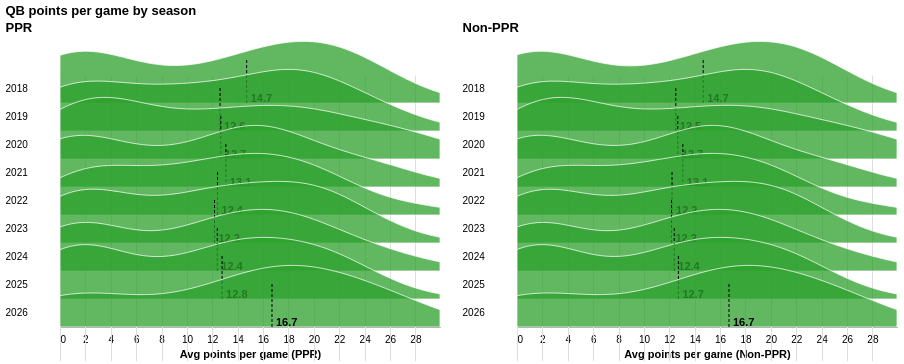
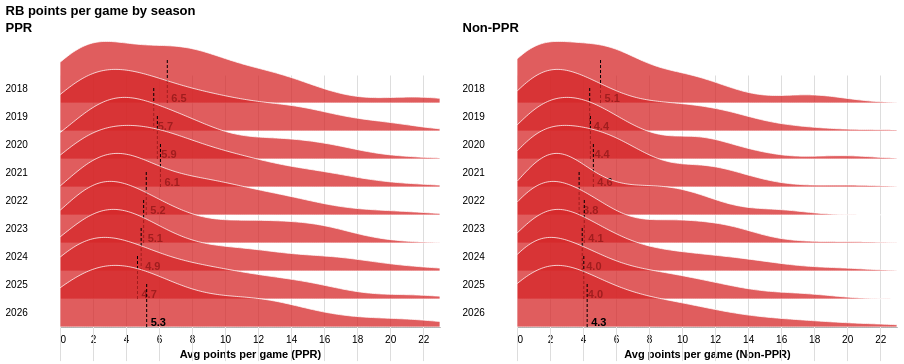
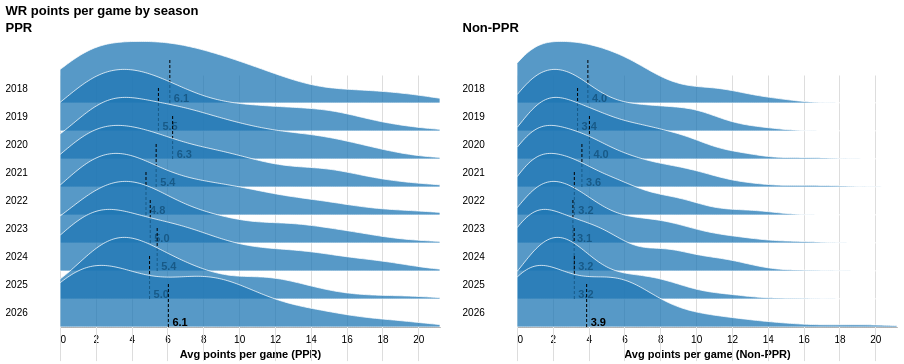
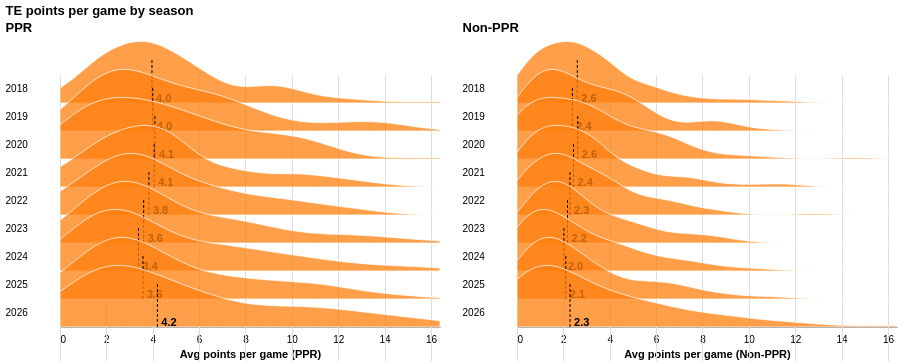

The cell these charts' notebook holds for them, in order:
### Markdown cell above
Before ranking posistions by importance, we need to see if they are consistent over time. 

Are these findings tried and true patterns, or outlier driven?

### Code cell
alt.data_transformers.disable_max_rows()

step = 28        # row height for each season
overlap = 1.2    # how far ridges overlap

ppr = all_ppr.groupby(["player", "position", "season"], as_index=False)["avg_fantasy_points"].mean()
nonppr = all_nonppr.groupby(["player", "position", "season"], as_index=False)["avg_fantasy_points"].mean()

for pos in viz.POSITION_COLORS:
    pos_ppr = ppr[ppr["position"] == pos]
    pos_nonppr = nonppr[nonppr["position"] == pos]

    # same x range for both so they line up
    xmax = max(pos_ppr["avg_fantasy_points"].quantile(0.99), pos_nonppr["avg_fantasy_points"].quantile(0.99))
    xscale = alt.Scale(domain=[0, xmax])

    panels = []
    for fmt, data in [("PPR", pos_ppr), ("Non-PPR", pos_nonppr)]:
        ridges = (
            alt.Chart()
            .transform_filter(alt.datum.avg_fantasy_points <= xmax)
            .transform_density("avg_fantasy_points", groupby=["season"], extent=[0, xmax])
            .transform_joinaggregate(peak="max(density)", groupby=["season"])
            .transform_calculate(height="datum.density / datum.peak")
            .mark_area(color=viz.POSITION_COLORS[pos], opacity=0.75, stroke="white")
            .encode(
                x=alt.X("value:Q", title=f"Avg points per game ({fmt})", scale=xscale),
                y=alt.Y("height:Q", axis=None, scale=alt.Scale(range=[step, -step * overlap])),
            )
        )

        # dashed line + label at each season's median
        med = alt.Chart().transform_aggregate(median="median(avg_fantasy_points)", groupby=["season"])
        med_line = med.mark_rule(strokeDash=[3, 2]).encode(
            x=alt.X("median:Q", scale=xscale), y=alt.value(step), y2=alt.value(-step * 0.6)
        )
        med_text = med.mark_text(align="left", dx=4, dy=-4, fontWeight="bold").encode(
            x=alt.X("median:Q", scale=xscale), y=alt.value(step), text=alt.Text("median:Q", format=".1f")
        )

        panel = alt.layer(ridges, med_line, med_text, data=data).properties(width=380, height=step)
        panel = panel.facet(row=alt.Row("season:O", title=None, header=alt.Header(labelAngle=0)), spacing=0)
        panels.append(panel.properties(title=fmt, bounds="flush"))

    chart = alt.hconcat(*panels).properties(title=f"{pos} points per game by season")
    display(chart.configure_view(stroke=None))

### Figure 1 — Vega-Lite specification as saved in the notebook (floating-point values rounded to 4 significant figures; data arrays with more than 128 entries replaced by an {"elided": "..."} marker saying what was removed)
{"config": {"view": {"continuousWidth": 300, "continuousHeight": 300, "stroke": null}}, "hconcat": [{"data": {"name": "data-14de66c8a51d1cd2a667b9fc31c754d6"}, "facet": {"row": {"field": "season", "header": {"labelAngle": 0}, "title": null, "type": "ordinal"}}, "spec": {"layer": [{"mark": {"type": "area", "color": "#2ca02c", "opacity": 0.75, "stroke": "white"}, "encoding": {"x": {"field": "value", "scale": {"domain": [0, 29.94]}, "title": "Avg points per game (PPR)", "type": "quantitative"}, "y": {"axis": null, "field": "height", "scale": {"range": [28, -33.6]}, "type": "quantitative"}}, "transform": [{"filter": "(datum.avg_fantasy_points <= 29.93528538011696)"}, {"density": "avg_fantasy_points", "extent": [0, 29.94], "groupby": ["season"]}, {"joinaggregate": [{"op": "max", "field": "density", "as": "peak"}], "groupby": ["season"]}, {"calculate": "datum.density / datum.peak", "as": "height"}]}, {"mark": {"type": "rule", "strokeDash": [3, 2]}, "encoding": {"x": {"field": "median", "scale": {"domain": [0, 29.94]}, "type": "quantitative"}, "y": {"value": 28}, "y2": {"value": -16.8}}, "transform": [{"aggregate": [{"op": "median", "field": "avg_fantasy_points", "as": "median"}], "groupby": ["season"]}]}, {"mark": {"type": "text", "align": "left", "dx": 4, "dy": -4, "fontWeight": "bold"}, "encoding": {"text": {"field": "median", "format": ".1f", "type": "quantitative"}, "x": {"field": "median", "scale": {"domain": [0, 29.94]}, "type": "quantitative"}, "y": {"value": 28}}, "transform": [{"aggregate": [{"op": "median", "field": "avg_fantasy_points", "as": "median"}], "groupby": ["season"]}]}], "height": 28, "width": 380}, "bounds": "flush", "spacing": 0, "title": "PPR"}, {"data": {"name": "data-982d4596c6caa150d33ea3769aab6934"}, "facet": {"row": {"field": "season", "header": {"labelAngle": 0}, "title": null, "type": "ordinal"}}, "spec": {"layer": [{"mark": {"type": "area", "color": "#2ca02c", "opacity": 0.75, "stroke": "white"}, "encoding": {"x": {"field": "value", "scale": {"domain": [0, 29.94]}, "title": "Avg points per game (Non-PPR)", "type": "quantitative"}, "y": {"axis": null, "field": "height", "scale": {"range": [28, -33.6]}, "type": "quantitative"}}, "transform": [{"filter": "(datum.avg_fantasy_points <= 29.93528538011696)"}, {"density": "avg_fantasy_points", "extent": [0, 29.94], "groupby": ["season"]}, {"joinaggregate": [{"op": "max", "field": "density", "as": "peak"}], "groupby": ["season"]}, {"calculate": "datum.density / datum.peak", "as": "height"}]}, {"mark": {"type": "rule", "strokeDash": [3, 2]}, "encoding": {"x": {"field": "median", "scale": {"domain": [0, 29.94]}, "type": "quantitative"}, "y": {"value": 28}, "y2": {"value": -16.8}}, "transform": [{"aggregate": [{"op": "median", "field": "avg_fantasy_points", "as": "median"}], "groupby": ["season"]}]}, {"mark": {"type": "text", "align": "left", "dx": 4, "dy": -4, "fontWeight": "bold"}, "encoding": {"text": {"field": "median", "format": ".1f", "type": "quantitative"}, "x": {"field": "median", "scale": {"domain": [0, 29.94]}, "type": "quantitative"}, "y": {"value": 28}}, "transform": [{"aggregate": [{"op": "median", "field": "avg_fantasy_points", "as": "median"}], "groupby": ["season"]}]}], "height": 28, "width": 380}, "bounds": "flush", "spacing": 0, "title": "Non-PPR"}], "title": "QB points per game by season", "$schema": "https://vega.github.io/schema/vega-lite/v6.4.1.json", "datasets": {"data-14de66c8a51d1cd2a667b9fc31c754d6": {"elided": "678 records"}, "data-982d4596c6caa150d33ea3769aab6934": {"elided": "678 records"}}}

### Figure 2 — Vega-Lite specification as saved in the notebook (floating-point values rounded to 4 significant figures; data arrays with more than 128 entries replaced by an {"elided": "..."} marker saying what was removed)
{"config": {"view": {"continuousWidth": 300, "continuousHeight": 300, "stroke": null}}, "hconcat": [{"data": {"name": "data-ebeef687a2b5b2590e1f171efc4c06ca"}, "facet": {"row": {"field": "season", "header": {"labelAngle": 0}, "title": null, "type": "ordinal"}}, "spec": {"layer": [{"mark": {"type": "area", "color": "#d62728", "opacity": 0.75, "stroke": "white"}, "encoding": {"x": {"field": "value", "scale": {"domain": [0, 23.02]}, "title": "Avg points per game (PPR)", "type": "quantitative"}, "y": {"axis": null, "field": "height", "scale": {"range": [28, -33.6]}, "type": "quantitative"}}, "transform": [{"filter": "(datum.avg_fantasy_points <= 23.017464052287576)"}, {"density": "avg_fantasy_points", "extent": [0, 23.02], "groupby": ["season"]}, {"joinaggregate": [{"op": "max", "field": "density", "as": "peak"}], "groupby": ["season"]}, {"calculate": "datum.density / datum.peak", "as": "height"}]}, {"mark": {"type": "rule", "strokeDash": [3, 2]}, "encoding": {"x": {"field": "median", "scale": {"domain": [0, 23.02]}, "type": "quantitative"}, "y": {"value": 28}, "y2": {"value": -16.8}}, "transform": [{"aggregate": [{"op": "median", "field": "avg_fantasy_points", "as": "median"}], "groupby": ["season"]}]}, {"mark": {"type": "text", "align": "left", "dx": 4, "dy": -4, "fontWeight": "bold"}, "encoding": {"text": {"field": "median", "format": ".1f", "type": "quantitative"}, "x": {"field": "median", "scale": {"domain": [0, 23.02]}, "type": "quantitative"}, "y": {"value": 28}}, "transform": [{"aggregate": [{"op": "median", "field": "avg_fantasy_points", "as": "median"}], "groupby": ["season"]}]}], "height": 28, "width": 380}, "bounds": "flush", "spacing": 0, "title": "PPR"}, {"data": {"name": "data-88b61d42397833a6725632ec194c30d5"}, "facet": {"row": {"field": "season", "header": {"labelAngle": 0}, "title": null, "type": "ordinal"}}, "spec": {"layer": [{"mark": {"type": "area", "color": "#d62728", "opacity": 0.75, "stroke": "white"}, "encoding": {"x": {"field": "value", "scale": {"domain": [0, 23.02]}, "title": "Avg points per game (Non-PPR)", "type": "quantitative"}, "y": {"axis": null, "field": "height", "scale": {"range": [28, -33.6]}, "type": "quantitative"}}, "transform": [{"filter": "(datum.avg_fantasy_points <= 23.017464052287576)"}, {"density": "avg_fantasy_points", "extent": [0, 23.02], "groupby": ["season"]}, {"joinaggregate": [{"op": "max", "field": "density", "as": "peak"}], "groupby": ["season"]}, {"calculate": "datum.density / datum.peak", "as": "height"}]}, {"mark": {"type": "rule", "strokeDash": [3, 2]}, "encoding": {"x": {"field": "median", "scale": {"domain": [0, 23.02]}, "type": "quantitative"}, "y": {"value": 28}, "y2": {"value": -16.8}}, "transform": [{"aggregate": [{"op": "median", "field": "avg_fantasy_points", "as": "median"}], "groupby": ["season"]}]}, {"mark": {"type": "text", "align": "left", "dx": 4, "dy": -4, "fontWeight": "bold"}, "encoding": {"text": {"field": "median", "format": ".1f", "type": "quantitative"}, "x": {"field": "median", "scale": {"domain": [0, 23.02]}, "type": "quantitative"}, "y": {"value": 28}}, "transform": [{"aggregate": [{"op": "median", "field": "avg_fantasy_points", "as": "median"}], "groupby": ["season"]}]}], "height": 28, "width": 380}, "bounds": "flush", "spacing": 0, "title": "Non-PPR"}], "title": "RB points per game by season", "$schema": "https://vega.github.io/schema/vega-lite/v6.4.1.json", "datasets": {"data-ebeef687a2b5b2590e1f171efc4c06ca": {"elided": "1263 records"}, "data-88b61d42397833a6725632ec194c30d5": {"elided": "1263 records"}}}

### Figure 3 — Vega-Lite specification as saved in the notebook (floating-point values rounded to 4 significant figures; data arrays with more than 128 entries replaced by an {"elided": "..."} marker saying what was removed)
{"config": {"view": {"continuousWidth": 300, "continuousHeight": 300, "stroke": null}}, "hconcat": [{"data": {"name": "data-a327239764020cc31527c1aaac45e0df"}, "facet": {"row": {"field": "season", "header": {"labelAngle": 0}, "title": null, "type": "ordinal"}}, "spec": {"layer": [{"mark": {"type": "area", "color": "#1f77b4", "opacity": 0.75, "stroke": "white"}, "encoding": {"x": {"field": "value", "scale": {"domain": [0, 21.21]}, "title": "Avg points per game (PPR)", "type": "quantitative"}, "y": {"axis": null, "field": "height", "scale": {"range": [28, -33.6]}, "type": "quantitative"}}, "transform": [{"filter": "(datum.avg_fantasy_points <= 21.21181176470589)"}, {"density": "avg_fantasy_points", "extent": [0, 21.21], "groupby": ["season"]}, {"joinaggregate": [{"op": "max", "field": "density", "as": "peak"}], "groupby": ["season"]}, {"calculate": "datum.density / datum.peak", "as": "height"}]}, {"mark": {"type": "rule", "strokeDash": [3, 2]}, "encoding": {"x": {"field": "median", "scale": {"domain": [0, 21.21]}, "type": "quantitative"}, "y": {"value": 28}, "y2": {"value": -16.8}}, "transform": [{"aggregate": [{"op": "median", "field": "avg_fantasy_points", "as": "median"}], "groupby": ["season"]}]}, {"mark": {"type": "text", "align": "left", "dx": 4, "dy": -4, "fontWeight": "bold"}, "encoding": {"text": {"field": "median", "format": ".1f", "type": "quantitative"}, "x": {"field": "median", "scale": {"domain": [0, 21.21]}, "type": "quantitative"}, "y": {"value": 28}}, "transform": [{"aggregate": [{"op": "median", "field": "avg_fantasy_points", "as": "median"}], "groupby": ["season"]}]}], "height": 28, "width": 380}, "bounds": "flush", "spacing": 0, "title": "PPR"}, {"data": {"name": "data-2ae5ab5a4c3fc1cc7a6b663d9eb50726"}, "facet": {"row": {"field": "season", "header": {"labelAngle": 0}, "title": null, "type": "ordinal"}}, "spec": {"layer": [{"mark": {"type": "area", "color": "#1f77b4", "opacity": 0.75, "stroke": "white"}, "encoding": {"x": {"field": "value", "scale": {"domain": [0, 21.21]}, "title": "Avg points per game (Non-PPR)", "type": "quantitative"}, "y": {"axis": null, "field": "height", "scale": {"range": [28, -33.6]}, "type": "quantitative"}}, "transform": [{"filter": "(datum.avg_fantasy_points <= 21.21181176470589)"}, {"density": "avg_fantasy_points", "extent": [0, 21.21], "groupby": ["season"]}, {"joinaggregate": [{"op": "max", "field": "density", "as": "peak"}], "groupby": ["season"]}, {"calculate": "datum.density / datum.peak", "as": "height"}]}, {"mark": {"type": "rule", "strokeDash": [3, 2]}, "encoding": {"x": {"field": "median", "scale": {"domain": [0, 21.21]}, "type": "quantitative"}, "y": {"value": 28}, "y2": {"value": -16.8}}, "transform": [{"aggregate": [{"op": "median", "field": "avg_fantasy_points", "as": "median"}], "groupby": ["season"]}]}, {"mark": {"type": "text", "align": "left", "dx": 4, "dy": -4, "fontWeight": "bold"}, "encoding": {"text": {"field": "median", "format": ".1f", "type": "quantitative"}, "x": {"field": "median", "scale": {"domain": [0, 21.21]}, "type": "quantitative"}, "y": {"value": 28}}, "transform": [{"aggregate": [{"op": "median", "field": "avg_fantasy_points", "as": "median"}], "groupby": ["season"]}]}], "height": 28, "width": 380}, "bounds": "flush", "spacing": 0, "title": "Non-PPR"}], "title": "WR points per game by season", "$schema": "https://vega.github.io/schema/vega-lite/v6.4.1.json", "datasets": {"data-a327239764020cc31527c1aaac45e0df": {"elided": "1955 records"}, "data-2ae5ab5a4c3fc1cc7a6b663d9eb50726": {"elided": "1955 records"}}}

### Figure 4 — Vega-Lite specification as saved in the notebook (floating-point values rounded to 4 significant figures; data arrays with more than 128 entries replaced by an {"elided": "..."} marker saying what was removed)
{"config": {"view": {"continuousWidth": 300, "continuousHeight": 300, "stroke": null}}, "hconcat": [{"data": {"name": "data-9b03950559bda72673f5ea95e4962924"}, "facet": {"row": {"field": "season", "header": {"labelAngle": 0}, "title": null, "type": "ordinal"}}, "spec": {"layer": [{"mark": {"type": "area", "color": "#ff7f0e", "opacity": 0.75, "stroke": "white"}, "encoding": {"x": {"field": "value", "scale": {"domain": [0, 16.39]}, "title": "Avg points per game (PPR)", "type": "quantitative"}, "y": {"axis": null, "field": "height", "scale": {"range": [28, -33.6]}, "type": "quantitative"}}, "transform": [{"filter": "(datum.avg_fantasy_points <= 16.39072222222223)"}, {"density": "avg_fantasy_points", "extent": [0, 16.39], "groupby": ["season"]}, {"joinaggregate": [{"op": "max", "field": "density", "as": "peak"}], "groupby": ["season"]}, {"calculate": "datum.density / datum.peak", "as": "height"}]}, {"mark": {"type": "rule", "strokeDash": [3, 2]}, "encoding": {"x": {"field": "median", "scale": {"domain": [0, 16.39]}, "type": "quantitative"}, "y": {"value": 28}, "y2": {"value": -16.8}}, "transform": [{"aggregate": [{"op": "median", "field": "avg_fantasy_points", "as": "median"}], "groupby": ["season"]}]}, {"mark": {"type": "text", "align": "left", "dx": 4, "dy": -4, "fontWeight": "bold"}, "encoding": {"text": {"field": "median", "format": ".1f", "type": "quantitative"}, "x": {"field": "median", "scale": {"domain": [0, 16.39]}, "type": "quantitative"}, "y": {"value": 28}}, "transform": [{"aggregate": [{"op": "median", "field": "avg_fantasy_points", "as": "median"}], "groupby": ["season"]}]}], "height": 28, "width": 380}, "bounds": "flush", "spacing": 0, "title": "PPR"}, {"data": {"name": "data-45ff596dc54ba9787774ae88c29d57af"}, "facet": {"row": {"field": "season", "header": {"labelAngle": 0}, "title": null, "type": "ordinal"}}, "spec": {"layer": [{"mark": {"type": "area", "color": "#ff7f0e", "opacity": 0.75, "stroke": "white"}, "encoding": {"x": {"field": "value", "scale": {"domain": [0, 16.39]}, "title": "Avg points per game (Non-PPR)", "type": "quantitative"}, "y": {"axis": null, "field": "height", "scale": {"range": [28, -33.6]}, "type": "quantitative"}}, "transform": [{"filter": "(datum.avg_fantasy_points <= 16.39072222222223)"}, {"density": "avg_fantasy_points", "extent": [0, 16.39], "groupby": ["season"]}, {"joinaggregate": [{"op": "max", "field": "density", "as": "peak"}], "groupby": ["season"]}, {"calculate": "datum.density / datum.peak", "as": "height"}]}, {"mark": {"type": "rule", "strokeDash": [3, 2]}, "encoding": {"x": {"field": "median", "scale": {"domain": [0, 16.39]}, "type": "quantitative"}, "y": {"value": 28}, "y2": {"value": -16.8}}, "transform": [{"aggregate": [{"op": "median", "field": "avg_fantasy_points", "as": "median"}], "groupby": ["season"]}]}, {"mark": {"type": "text", "align": "left", "dx": 4, "dy": -4, "fontWeight": "bold"}, "encoding": {"text": {"field": "median", "format": ".1f", "type": "quantitative"}, "x": {"field": "median", "scale": {"domain": [0, 16.39]}, "type": "quantitative"}, "y": {"value": 28}}, "transform": [{"aggregate": [{"op": "median", "field": "avg_fantasy_points", "as": "median"}], "groupby": ["season"]}]}], "height": 28, "width": 380}, "bounds": "flush", "spacing": 0, "title": "Non-PPR"}], "title": "TE points per game by season", "$schema": "https://vega.github.io/schema/vega-lite/v6.4.1.json", "datasets": {"data-9b03950559bda72673f5ea95e4962924": {"elided": "1078 records"}, "data-45ff596dc54ba9787774ae88c29d57af": {"elided": "1078 records"}}}
